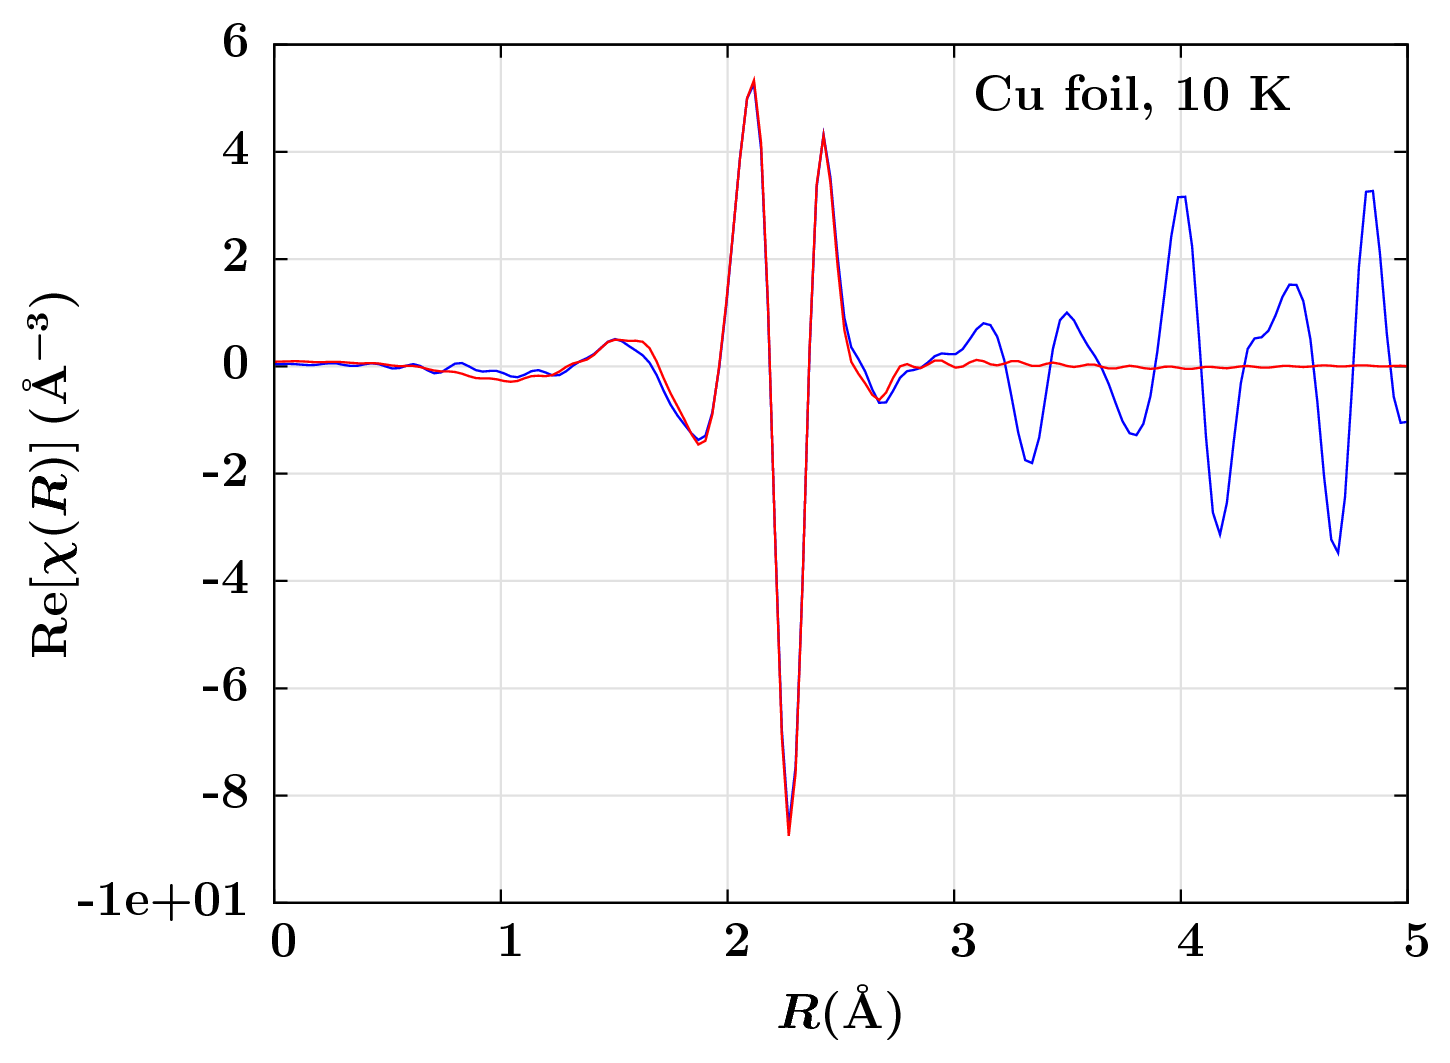

gnuplot code for this plot:
load 'base01.gp'
set nokey
set ylabel ' $ {\rm{Re}}[{\chi(R)}] \rm\, (\AA^{-3}) $ '  0, 0
set xlabel ' $ R \rm (\AA) $ ' 0, -0.2 
set  format y "%.1g"

set xrange [0:5]


set style line 1 lt 1 lw 2
set style line 2 lt 2 lw 2
set style line 3 lt 3 lw 2
set style line 4 lt 4 lw 2

set label 1 ' Cu foil, 10 K ' at 3,5
set noarrow

plot "fit_10.dat" u 1:4 w  l ls 1 \
 ,   "fit_10.dat" u 1:5 w  l ls 2
